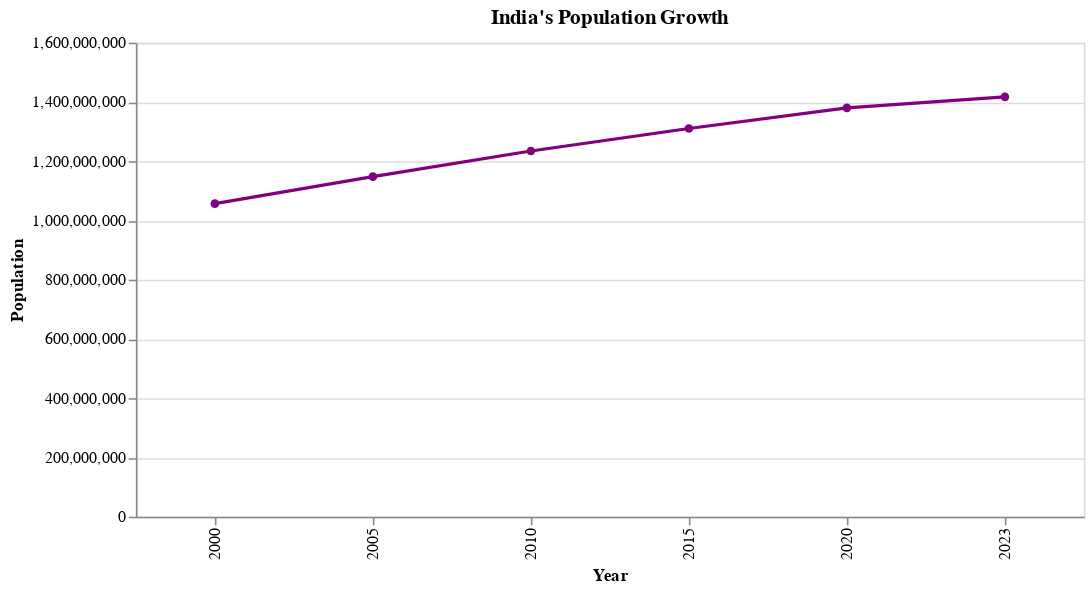

Notebook code for this chart:
### Code cell
from google.colab import output
output.enable_custom_widget_manager()
alt.renderers.enable('default')
pop_chart = alt.Chart(archana05).mark_line(point=True).encode(
    x=alt.X('Year:O', title='Year'),
    y=alt.Y('Population:Q', title='Population'),
    color=alt.value('purple')
).properties(
    title="India's Population Growth",
    width=600,
    height=300
)

# Display the chart
pop_chart.show()

### Figure 1 — Vega-Lite specification as saved in the notebook (floating-point values rounded to 4 significant figures)
{"config": {"view": {"continuousWidth": 300, "continuousHeight": 300}}, "data": {"name": "data-9cea290332fa639f6a797c62d62a13dd"}, "mark": {"type": "line", "point": true}, "encoding": {"color": {"value": "purple"}, "x": {"field": "Year", "title": "Year", "type": "ordinal"}, "y": {"field": "Population", "title": "Population", "type": "quantitative"}}, "height": 300, "title": "India's Population Growth", "width": 600, "$schema": "https://vega.github.io/schema/vega-lite/v5.20.1.json", "datasets": {"data-9cea290332fa639f6a797c62d62a13dd": [{"Year": 2000, "Population": 1056575540, "GDP_Trillion_USD": 0.48, "Literacy_Rate": 61.0}, {"Year": 2005, "Population": 1147609927, "GDP_Trillion_USD": 0.81, "Literacy_Rate": 64.8}, {"Year": 2010, "Population": 1234281170, "GDP_Trillion_USD": 1.68, "Literacy_Rate": 69.0}, {"Year": 2015, "Population": 1310152403, "GDP_Trillion_USD": 2.1, "Literacy_Rate": 72.1}, {"Year": 2020, "Population": 1380004385, "GDP_Trillion_USD": 2.87, "Literacy_Rate": 74.4}, {"Year": 2023, "Population": 1417173173, "GDP_Trillion_USD": 3.73, "Literacy_Rate": 77.0}]}}
